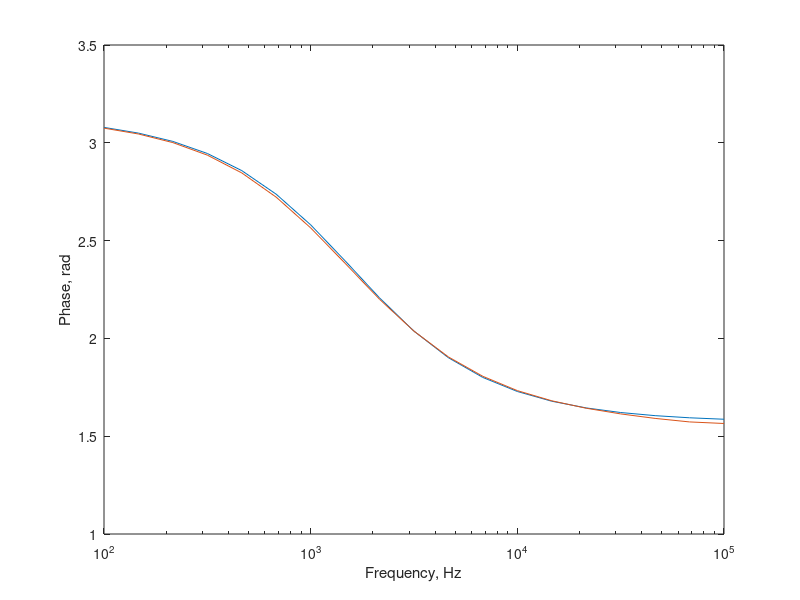

The MATLAB script that drew this image:
% Press "Run" to load the data in to the MATLAB workspace. To get started,
% try typing "plot(freqHz, mag)" in the command window (after running this
% file). 
% Type "help semilogx" and "help plot" or go to the Mathworks documentation 
% page on "plot" to learn more. Pay special attention to "hold."
% Other useful things: help grid, help subplot, help rad2deg.
freq_hz = [...
   100.000, 	   146.800, 	   215.400, ...
   316.200, 	   464.200, 	   681.300, ...
  1000.000, 	  1468.000, 	  2154.000, ...
  3162.000, 	  4642.000, 	  6813.000, ...
 10000.000, 	 14680.000, 	 21540.000, ...
 31620.000, 	 46420.000, 	 68130.000, ...
100000.000];

mag_dB = [...
    12.983, 	    12.956, 	    12.905, ...
    12.804, 	    12.601, 	    12.200, ...
    11.454, 	    10.205, 	     8.359, ...
     5.965, 	     3.215, 	     0.215, ...
    -2.946, 	    -6.162, 	    -9.431, ...
   -12.597, 	   -15.923, 	   -19.283, ...
   -22.451];

mag_v = [...
     4.458, 	     4.444, 	     4.418, ...
     4.367, 	     4.266, 	     4.074, ...
     3.738, 	     3.238, 	     2.618, ...
     1.987, 	     1.448, 	     1.025, ...
     0.712, 	     0.492, 	     0.338, ...
     0.234, 	     0.160, 	     0.109, ...
     0.075];

mag_vout = [...
     2.109, 	     2.112, 	     2.115, ...
     2.109, 	     2.077, 	     1.995, ...
     1.837, 	     1.594, 	     1.290, ...
     0.979, 	     0.714, 	     0.505, ...
     0.351, 	     0.242, 	     0.166, ...
     0.116, 	     0.079, 	     0.054, ...
     0.037];

mag_vin = [...
     0.473, 	     0.475, 	     0.479, ...
     0.483, 	     0.487, 	     0.490, ...
     0.491, 	     0.492, 	     0.493, ...
     0.493, 	     0.493, 	     0.493, ...
     0.493, 	     0.492, 	     0.491, ...
     0.494, 	     0.495, 	     0.496, ...
     0.497];

phase_rad = [...
     3.075, 	     3.045, 	     3.001, ...
     2.937, 	     2.846, 	     2.722, ...
     2.565, 	     2.384, 	     2.200, ...
     2.037, 	     1.905, 	     1.806, ...
     1.733, 	     1.681, 	     1.643, ...
     1.614, 	     1.591, 	     1.573, ...
     1.565];

omega = 2 * pi *freq_hz;



%calc_mag = 20 * log10( 4.55 .* 10000 ./ (sqrt(10000^2 + omega.^2)) );
calc_phase = pi-atan(omega ./ 10000);
semilogx(freq_hz,calc_phase);
hold on
semilogx(freq_hz,phase_rad);

xlabel("Frequency, Hz");
ylabel("Phase, rad");



